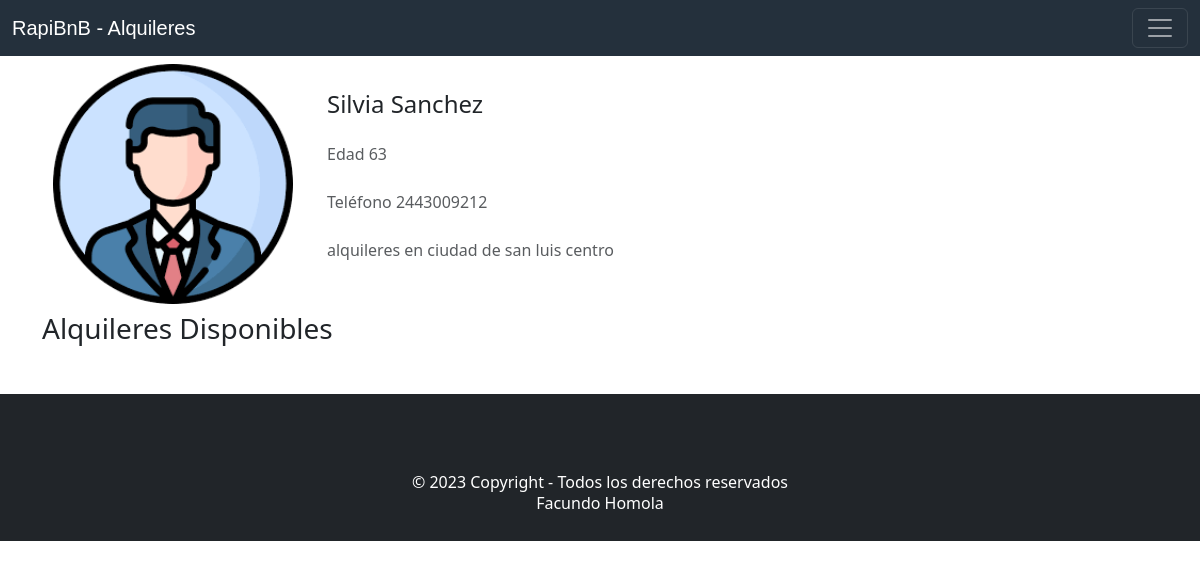
The app's page /perfil.php (signed in) with its own data.
### tables this page shows
CREATE TABLE `usuarios` (
  `id_user` int(11) NOT NULL,
  `nombre` varchar(250) NOT NULL,
  `edad` int(11) NOT NULL,
  `telefono` varchar(50) NOT NULL,
  `descripcion` text NOT NULL,
  `imagen` varchar(250) NOT NULL,
  `user` varchar(250) NOT NULL,
  `pass` varchar(250) NOT NULL
);

### perfil.php (the view, shortened to what this page needs)
<!DOCTYPE html>
<html lang="en">
<head>
    <link href="css/bootstrap.min.css" rel="stylesheet">
    <link href="css/style.css" rel="stylesheet">
</head>
<body>
<?php
    require('includes/header.php');
    $user = $_SESSION['user'];
    if (!isset($user)) {
        header("location: index.php");
    }else{
        $sql = "SELECT * FROM usuarios WHERE user='$user'";
        $result=mysqli_query($conexion,$sql);
        $usuario=mysqli_fetch_array($result);
        $nombre = $usuario['nombre'];
        $edad = $usuario['edad'];
        $telefono = $usuario['telefono'];
        $descripcion = $usuario['descripcion'];
        $imagen = $usuario['imagen'];
    }
?>
<div class="container-lg">
    <div class="row min-vh-95 mt-2 mb-2 align-items-center align-content-center">
        <div class="col-md-3">
            <div class="text-center">
              <img src="files/<?php echo $user."/".$imagen;?>" class="rounded-circule mw-50" alt="imagen perfil" style="border-radius: 30%;" height="240px">
            </div>
        </div>
        <div class="col-md-9 mt-md-0">
            <div class="home-text">
              <h2 class="fs-4">
                <?php
                    echo $nombre;
                ?>
              </h2>
              <p class="mt-4 text-muted">
                Edad
                <?php echo $edad; ?>
              </p>
              <p class="mt-4 text-muted">
                Teléfono
                <?php echo $telefono; ?>
              </p>
              <p class="mt-4 text-muted">
                <?php
                    echo $descripcion;
                ?>
              </p>
            </div>
        </div>
    </div>
    <div class="row">
        <div class="col-12">
            <h3 class="mb-4 fs-3 font-weight-bold">Alquileres Disponibles</h3>
        </div>
    </div>
</div>
<?php
    require('includes/footer.php');
?>
</body>
</html>

### css/style.css (style rules this page uses)
* { margin: 0; padding: 0; box-sizing: border-box; }

### records on screen
usuarios: imagen (picture), nombre "Silvia Sanchez", edad "63", telefono "2443009212", descripcion "alquileres en ciudad de san luis centro"
